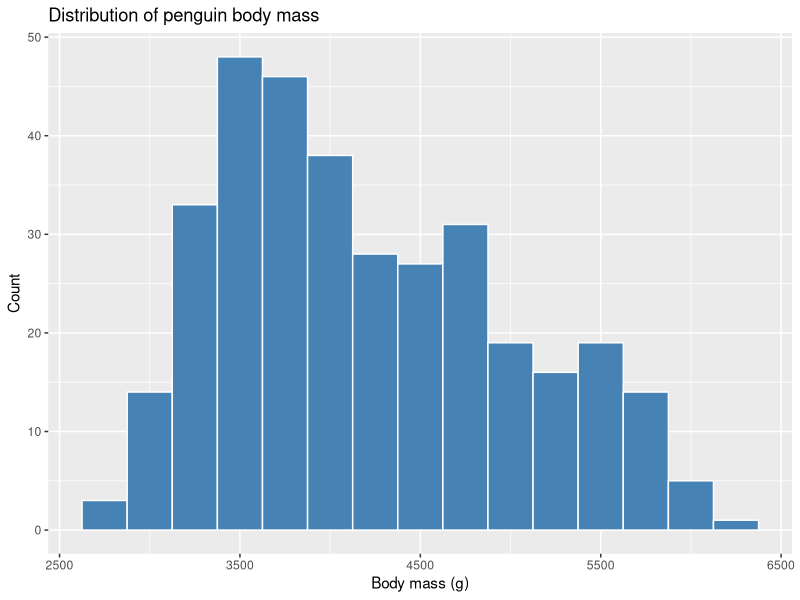

Write the R code that produced this figure.
## ---- chunk 1
#| echo: FALSE
#| message: FALSE
#| warning: FALSE
library(tidyverse)
library(palmerpenguins)
## ---- chunk 2
#| label: setup
#| include: false

library(tidyverse)
library(palmerpenguins)
## ---- chunk 3
#| label: mass-histogram
#| message: false
#| warning: false

ggplot(penguins, aes(x = body_mass_g)) +
  geom_histogram(binwidth = 250, fill = "steelblue", color = "white") +
  labs(
    title = "Distribution of penguin body mass",
    x = "Body mass (g)",
    y = "Count"
  )
